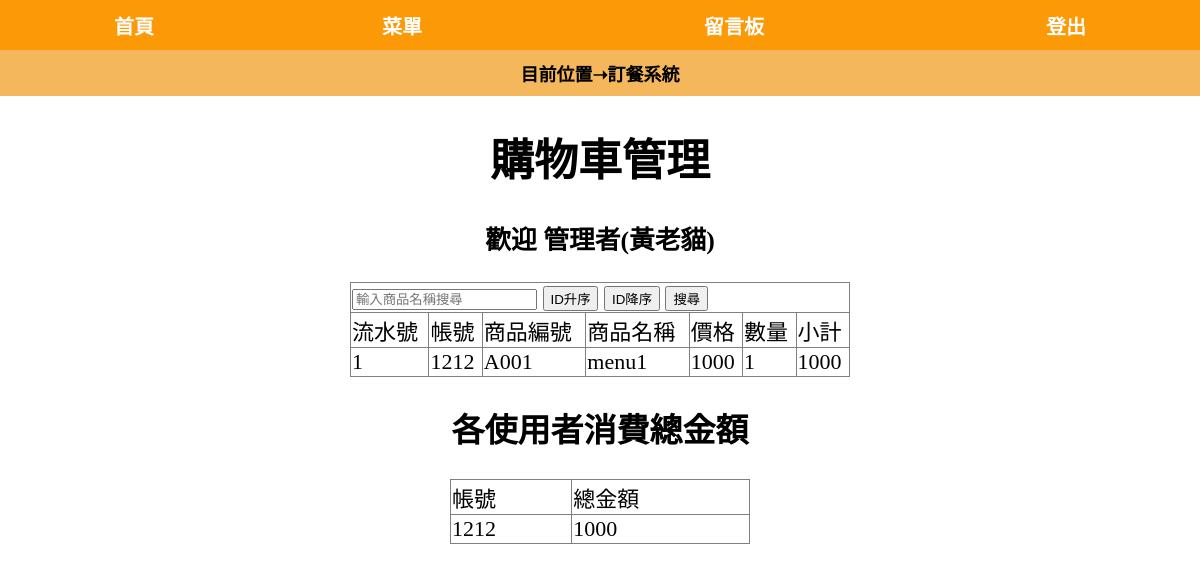
Page /order.php (signed in) on the earlier database version.
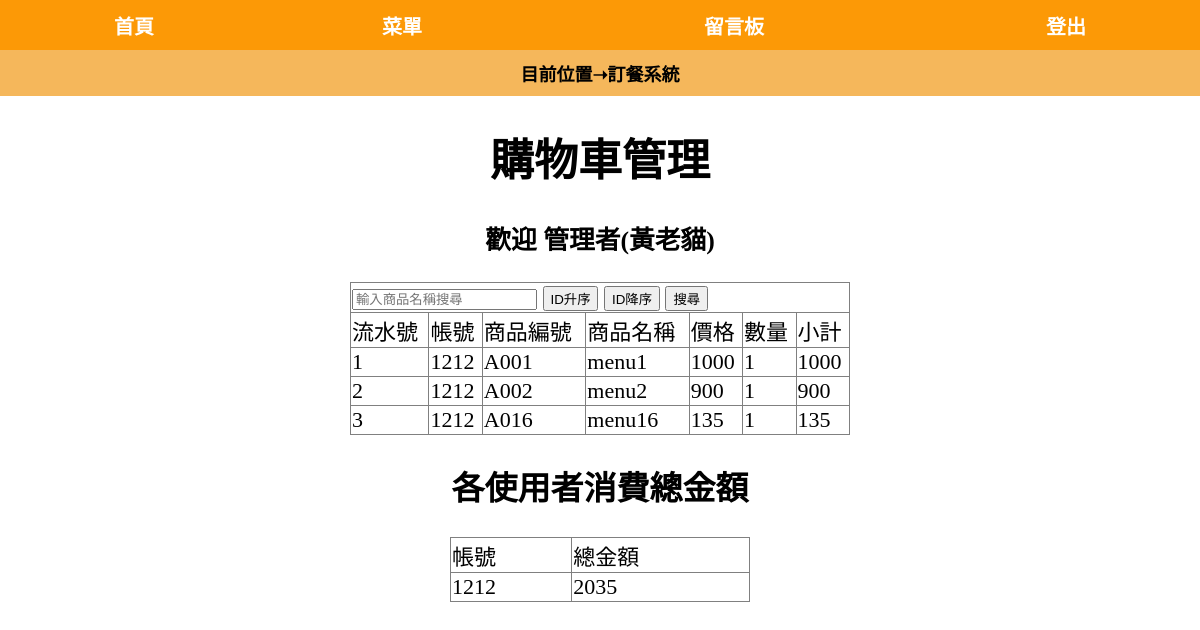
Same page on the later database version.
### tables this page shows
CREATE TABLE `order` (
  `id` int(11) NOT NULL,
  `account` varchar(20) NOT NULL,
  `c_num` varchar(20) NOT NULL,
  `c_name` varchar(20) NOT NULL,
  `c_money` int(11) NOT NULL,
  `amount` int(11) DEFAULT 1
);

### order.php (the view, shortened to what this page needs)
<!DOCTYPE html>
<html lang="en">
<head>
    <?php include "db.php"; ?>
    <link rel="stylesheet" href="style/food.css">
</head>
<body align="center">
    <table class="header" style="height: 12%;">
        <tr>
            <td><a href="index user a.php">首頁</a></td>
            <td><a href="order2.php">菜單</a></td>
            <td><a href="order3.php">留言板</a></td>
            <td><a href="logout.php">登出</a></td>
        </tr>
        <tr>
            <td colspan="4" class="Indicator">目前位置➝訂餐系統</td>
        </tr>
    </table>
    <h1>購物車管理</h1>
    <h3>歡迎 <?php echo $_SESSION['name']; ?></h3>
    <div align="center">
    <table border="1" style="width:500px; margin-top:10px;">
    <form method="get">
        <tr>
            <td colspan="7">
                <input type="text" name="keyword" placeholder="輸入商品名稱搜尋"
                    value="<?php echo isset($_GET['keyword']) ? $_GET['keyword'] : ''; ?>">
                <button type="submit" name="order" value="asc">ID升序</button>
                <button type="submit" name="order" value="desc">ID降序</button>
                <button type="submit">搜尋</button>
            </td>
        </tr>
    </form>
    <tr>
        <td>流水號</td>
        <td>帳號</td>
        <td>商品編號</td>
        <td>商品名稱</td>
        <td>價格</td>
        <td>數量</td>
        <td>小計</td>
    </tr>
    <?php
    $account=$_SESSION["account"];
    $sql = "SELECT * FROM `order` WHERE account ='$account'";
    $res = mysqli_query($link, $sql);
    if (mysqli_num_rows($res) > 0) {
        while ($row = mysqli_fetch_assoc($res)) {
            $subtotal = $row["c_money"] * $row["amount"];
            echo "<tr>";
            echo "<td>{$row['id']}</td>";
            echo "<td>{$row['account']}</td>";
            echo "<td>{$row['c_num']}</td>";
            echo "<td>{$row['c_name']}</td>";
            echo "<td>{$row['c_money']}</td>";
            echo "<td>{$row['amount']}</td>";
            echo "<td>{$subtotal}</td>";
            echo "</tr>";
        }
    }
    ?>
</table>
        <h2>各使用者消費總金額</h2>
        <table border="1" style="width:300px;">
            <tr>
                <td>帳號</td>
                <td>總金額</td>
            </tr>
            <?php
            $sql_total = "SELECT account, SUM(c_money * amount) AS total FROM `order` WHERE account  ='$account' GROUP BY account ";
            $res_total = mysqli_query($link, $sql_total);
            while ($row = mysqli_fetch_assoc($res_total)) {
                echo "<tr>";
                echo "<td>{$row['account']}</td>";
                echo "<td>{$row['total']}</td>";
                echo "</tr>";
            }
            ?>
        </table>
    </div>
</body>
</html>

### style/food.css (style rules this page uses)
body { font-family:'DFKai-sb';font-size: 22px; }
body, html { height: 100%; margin: 0; }
table { width: 100%; height: 100%; border-collapse: collapse; }
.header { height: 50px; text-align: center; background-color: rgb(252, 153, 6); font-size: 20px; font-weight: bold; }
.header a { color:white; text-decoration: none; }
.Indicator { background-color:rgb(245, 183, 91); color: black; font-size: 18px; text-align: center; }
a { text-decoration: none; }

Differences in the rows shown:
added order: id "2", account "1212", c_num "A002", c_name "menu2", c_money "900", amount "1"
added order: id "3", account "1212", c_num "A016", c_name "menu16", c_money "135", amount "1"
Other differences:
new list line: "1212 2035"
list line gone: "1212 1000"
